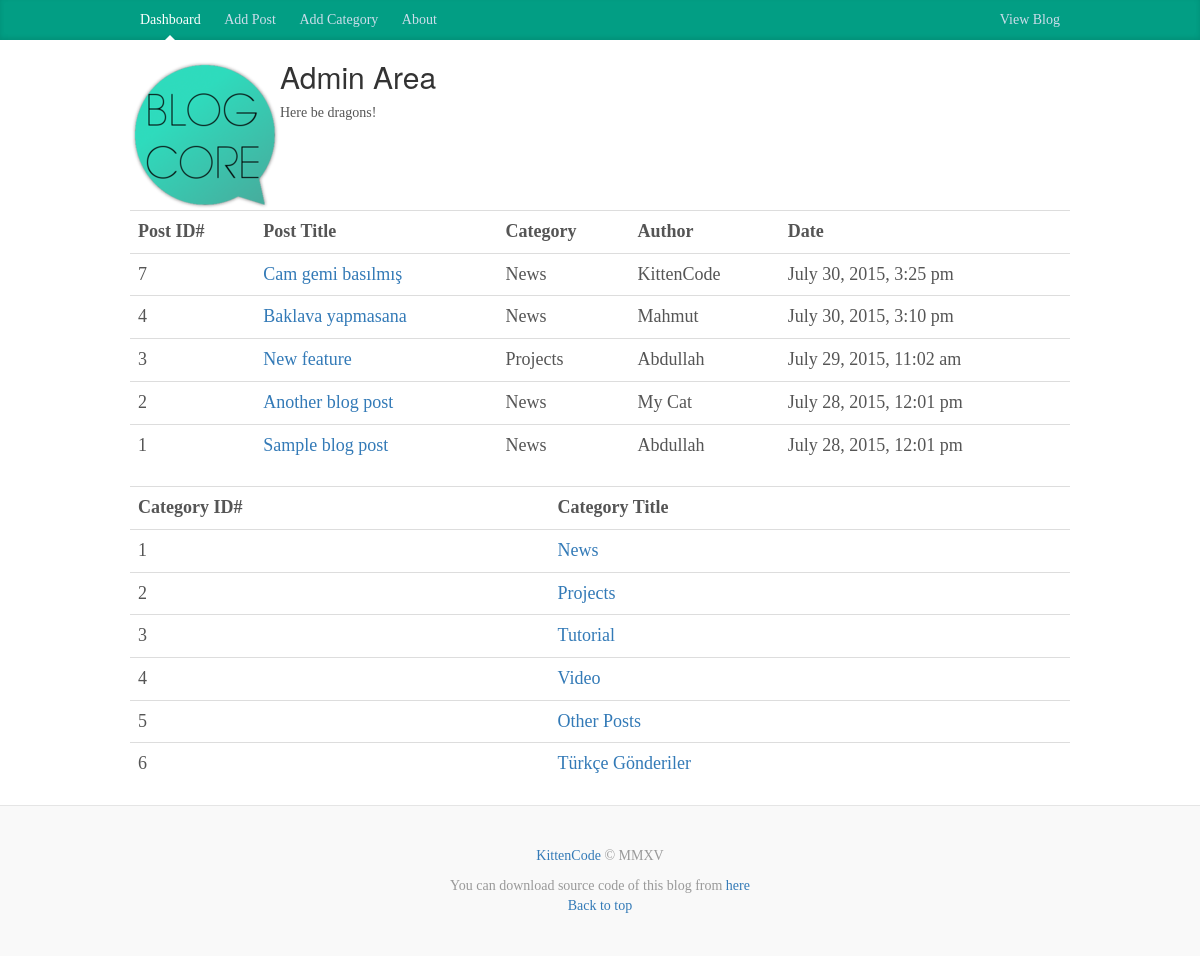
Page /project/admin/index.php on the committed database.
### tables this page shows
CREATE TABLE IF NOT EXISTS `posts` (
  `id` int(11) NOT NULL,
  `category` int(11) NOT NULL,
  `title` varchar(255) NOT NULL,
  `body` text NOT NULL,
  `author` varchar(255) NOT NULL,
  `tags` varchar(255) NOT NULL,
  `date` timestamp NOT NULL DEFAULT CURRENT_TIMESTAMP
);

CREATE TABLE IF NOT EXISTS `categories` (
  `id` int(11) NOT NULL,
  `name` varchar(255) NOT NULL
);

### project/libraries/Database.php (called while the page is built, shortened)
<?php
class Database{
	public $host = DB_HOST;
	public $username = DB_USER;
	public $password = DB_PASS;
	public $db_name = DB_NAME;
	public $link;
	private function connect(){
		$this->link = new mysqli($this->host, $this->username, $this->password, $this->db_name);
	}
	public function select($query){
		$result = $this->link->query($query) or die($this->link->error.__LINE__);
		if($result->num_rows > 0){
			return $result;
		}
		else{
			return false;
		}
	}
}
?>

### project/helpers/format_helper.php (called while the page is built, shortened)
<?php
function formatDate($date){
	return date('F j, Y, g:i a', strtotime($date));
}
?>

### project/admin/index.php (the view)
<?php include 'includes/header.php';  ?>
<?php
	$db = new Database();
	$query = "SELECT posts.*, categories.name FROM posts
				INNER JOIN categories
				ON posts.category = categories.id
				ORDER BY id DESC";
	$posts = $db->select($query);
	$query = "SELECT * FROM categories";
	$categories = $db->select($query);
?>
<table class="table">
	<tr>
		<th>Post ID#</th>
		<th>Post Title</th>
		<th>Category</th>
		<th>Author</th>
		<th>Date</th>
	</tr>
<?php while($row = $posts->fetch_assoc()) :?>
	<tr>
			<td><?php echo $row['id']; ?></td>
			<td><a href="edit_post.php?id=<?php echo $row['id']; ?>"><?php echo $row['title']; ?></a></td>
			<td><?php echo $row['name']; ?></td>
			<td><?php echo $row['author']; ?></td>
			<td><?php echo formatDate($row['date']); ?></td>
	</tr>
	<?php endwhile; ?>
</table>
<table class="table">
	<tr>
		<th>Category ID#</th>
		<th>Category Title</th>
	</tr>
	<?php while($row = $categories->fetch_assoc()) :?>
	<tr>
			<td><?php echo $row['id']; ?></td>
			<td><a href="edit_category.php?id=<?php echo $row['id']; ?>"><?php echo $row['name']; ?></a></td>
	</tr>
	<?php endwhile; ?>
</table>
<?php include 'includes/footer.php';  ?>

### project/css/custom.css (style rules this page uses)
body { font-family: Georgia, "Times New Roman", Times, serif; color: #555; }

### rows in the picture
posts: id "7", title "Cam gemi basılmış", categories.name "News", author "KittenCode", date "July 30, 2015, 3:25 pm"
posts: id "4", title "Baklava yapmasana", categories.name "News", author "Mahmut", date "July 30, 2015, 3:10 pm"
posts: id "3", title "New feature", categories.name "Projects", author "Abdullah", date "July 29, 2015, 11:02 am"
posts: id "2", title "Another blog post", categories.name "News", author "My Cat", date "July 28, 2015, 12:01 pm"
posts: id "1", title "Sample blog post", categories.name "News", author "Abdullah", date "July 28, 2015, 12:01 pm"
categories: id "1", name "News"
categories: id "2", name "Projects"
categories: id "3", name "Tutorial"
categories: id "4", name "Video"
categories: id "5", name "Other Posts"
categories: id "6", name "Türkçe Gönderiler"
